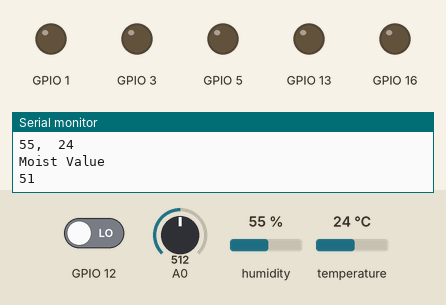
Simulated run of this sketch. Board: ESP8266 (Wemos D1 mini). Parts: output pins drawn as LEDs (lit = HIGH), the last lines printed to the serial monitor. Inputs (shaded band) come from the test bench; at power-on: temperature 24 °C, A0 = 512, GPIO 12 LOW, humidity 55 %.

Above: at 3.1 s.
3.2 s: temperature set to 32 °C
4.7 s: temperature set to 35 °C
At 5.0 s:
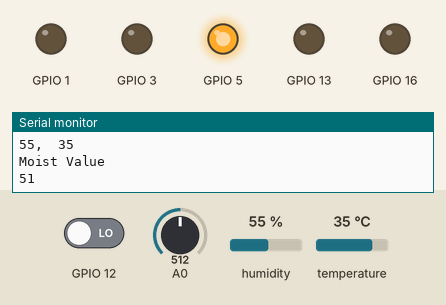
6.2 s: A0 set to 962
7.7 s: A0 set to 994
At 8.8 s:
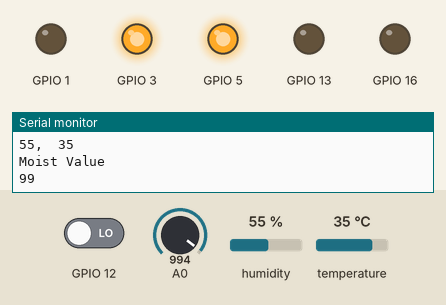
9.2 s: GPIO 12 driven HIGH
At 10.1 s:
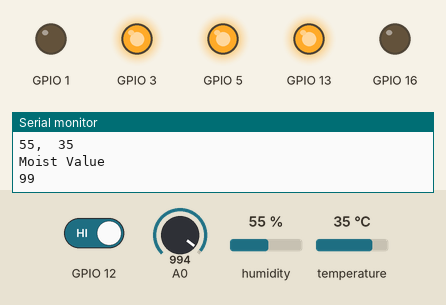
10.7 s: temperature set to 30 °C
12.2 s: temperature set to 27 °C
At 13.1 s:
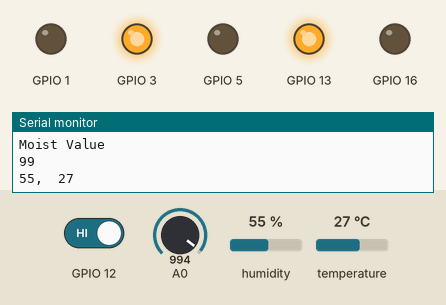
Timing chart, 0 to 14.7 s (numbered marks = the images above; inputs shaded):
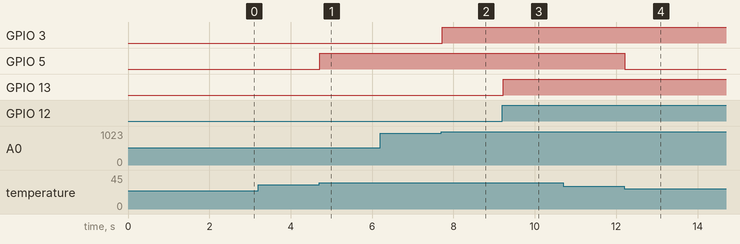

Measured:
- the behaviour switches between 33 and 34 °C on temperature (found by bisection; images 0 and 1)
- the behaviour switches between 979 and 980 on A0 (found by bisection; images 1 and 2)
- the behaviour switches between 29 and 28 °C on temperature (found by bisection; images 3 and 4)
- after the input at 4.7 s, GPIO 5: LOW → HIGH at once
- after the input at 7.7 s, GPIO 3: LOW → HIGH at once
- after the input at 9.2 s, GPIO 13: LOW → HIGH at once
- after the input at 12.2 s, GPIO 5: HIGH → LOW at once

The sketch:

GreenHouseGardening.ino
```cpp
// Fill-in information from your Blynk Template here
#define BLYNK_TEMPLATE_ID "TMPLnZfLUn07"
#define BLYNK_DEVICE_NAME "DHT"

#define BLYNK_FIRMWARE_VERSION        "0.1.0"

#define BLYNK_PRINT Serial
//#define BLYNK_DEBUG

#define APP_DEBUG


#include "DHTStable.h"
DHTStable DHT;
#define DHT11_PIN 14
#include "BlynkEdgent.h"

int temp;
int hum;
int pinvalue;
float moist;
int mod;
int motor;
int pumb;
int a;
int b;
BLYNK_WRITE(V0){
  pinvalue=param.asInt();
  digitalWrite(13,pinvalue);
  Blynk.virtualWrite(V4,pinvalue);
}

BLYNK_WRITE(V5){
  mod=param.asInt();
}
BLYNK_WRITE(V6){
  motor=param.asInt();
  Serial.println(motor);
  if(motor==1){
    digitalWrite(5,1);
    digitalWrite(16,0);
    Serial.println("ggod job");

  }
  if(motor==0){
    digitalWrite(5,0);
    digitalWrite(16,0);
    Serial.println("stop");
  }
}
BLYNK_WRITE(V7){
  pumb=param.asInt();
  Serial.println(pumb);
  if(pumb==1){
    digitalWrite(3,1);
    digitalWrite(1,0);
    Serial.println("super job");

  }
  if(pumb==0){
    digitalWrite(3,0);
    digitalWrite(1,0);
    Serial.println("fine");
  }
}
void setup()
{
  Serial.begin(115200);
  delay(100);
  BlynkEdgent.begin();
  pinMode(13,OUTPUT);
  pinMode(5,OUTPUT);
  pinMode(16,OUTPUT);
  pinMode(1,OUTPUT);
  pinMode(3,OUTPUT);
  pinMode(12,INPUT);
  //pinMode(0,INPUT);


}

void loop() {
  BlynkEdgent.run();
  int chk = DHT.read11(DHT11_PIN);
  hum=DHT.getHumidity();
  Serial.print(hum);
  Serial.print(",\t");
  temp = DHT.getTemperature();
  Serial.println(temp);
  Blynk.virtualWrite(V1,temp);
  Blynk.virtualWrite(V2,hum);
  int moist=analogRead(0);
  moist = moist/10;
  Serial.println("Moist Value");
  Serial.println(moist);
  int ldrin=digitalRead(12);
  Blynk.virtualWrite(V3,moist);
  if (mod==0){
    if(temp>=34){
      b=1;
    }
    if(b==1){
      digitalWrite(5,1);
      digitalWrite(16,0);
      Blynk.virtualWrite(V1,temp);
        }
    if(temp<=28 && temp>=22){
      b=0;
    }
    if(b==0){
      digitalWrite(5,0);
      digitalWrite(16,0);
      Blynk.virtualWrite(V1,temp);
        }

    if(moist >=98){
      a=1;
    }
    if (a==1){

        digitalWrite(3,1);
        digitalWrite(1,0);
        Blynk.virtualWrite(V3,moist);
      }
    if(moist<=70){
      a=0;
    }
    if(a==0){
      digitalWrite(3,0);
      digitalWrite(1,0);
      Blynk.virtualWrite(V3,moist);
    }
    if(ldrin == 1){
      digitalWrite(13,1);
      Blynk.virtualWrite(V4,1);
      }
    else{
      digitalWrite(13,0);
      Blynk.virtualWrite(V4,0);
      }
    }
  }
```
